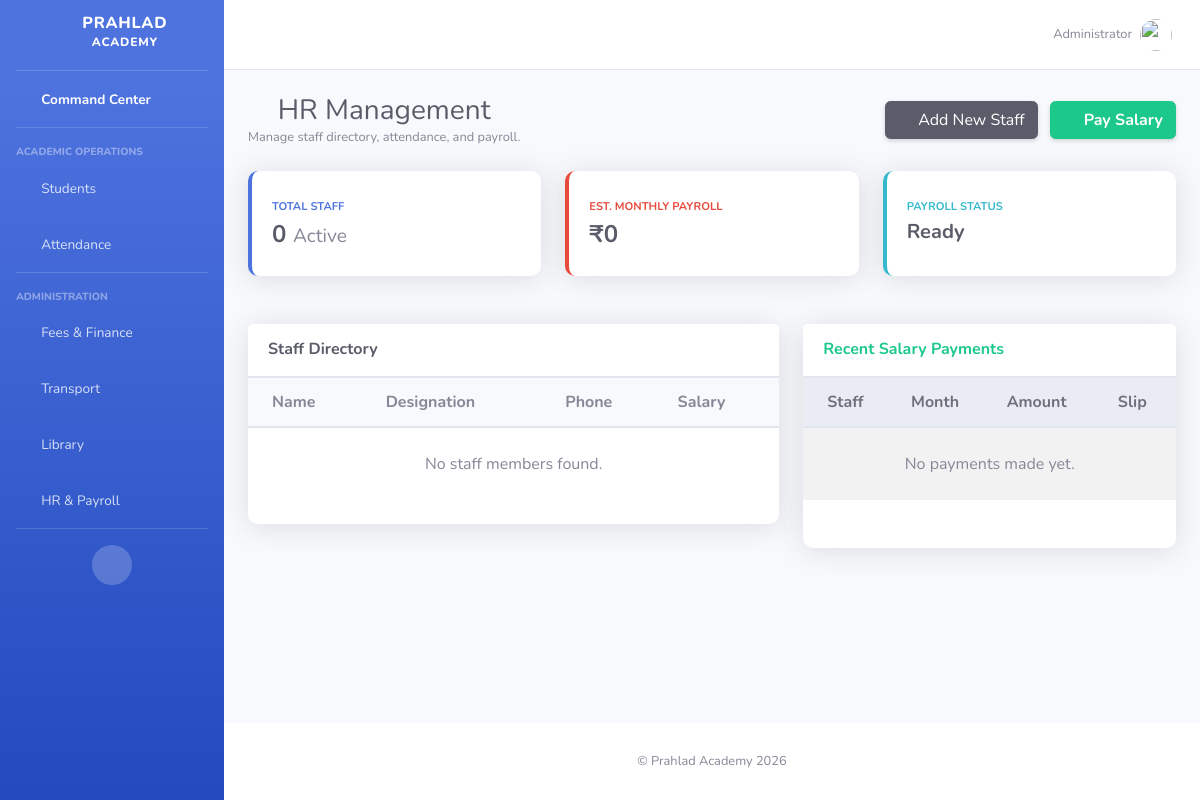
The app's page /hr/staff/ (signed in), older data.
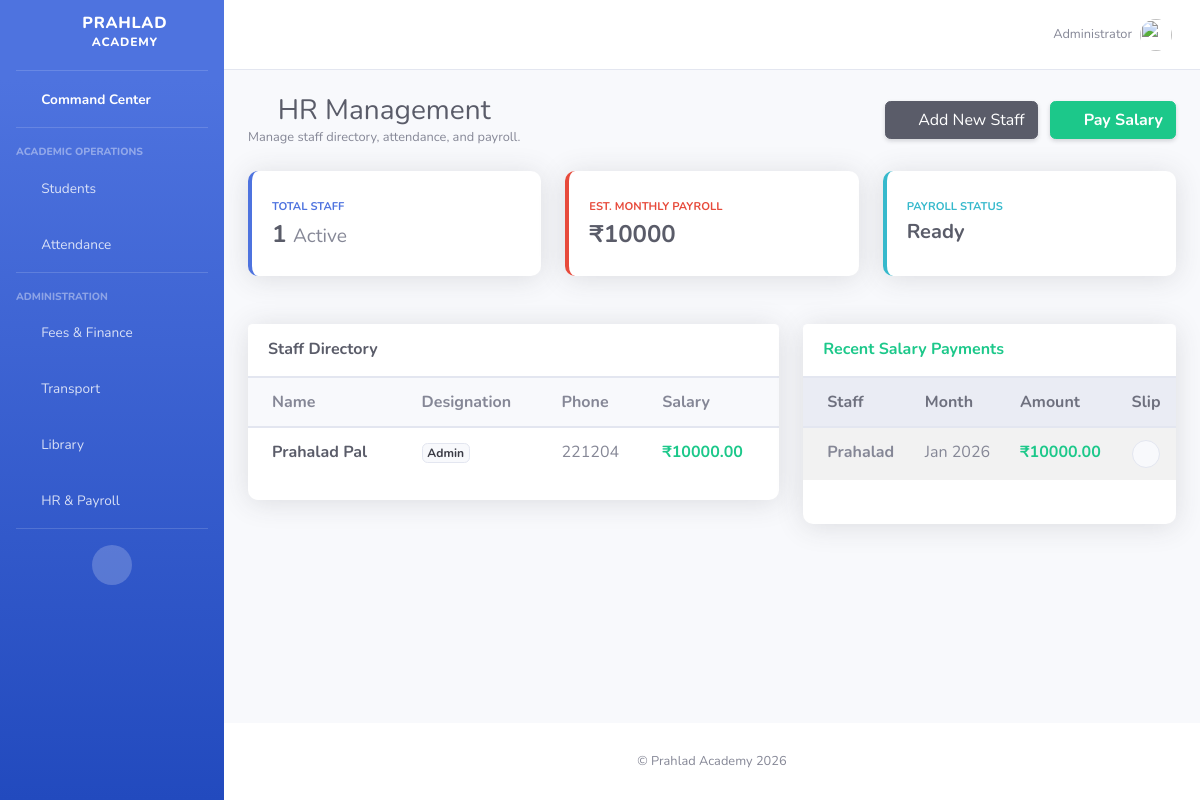
The same page, newer data.
### members/models.py (models this page shows, shortened)
class Staff(models.Model):
    school = models.ForeignKey(School, on_delete=models.CASCADE, null=True)
    first_name = models.CharField(max_length=100)
    last_name = models.CharField(max_length=100)
    email = models.EmailField(null=True)
    phone = models.CharField(max_length=15)
    designation = models.CharField(max_length=100)
    salary = models.DecimalField(max_digits=10, decimal_places=2, default=0)
    join_date = models.DateField()
    is_active = models.BooleanField(default=True)

class SalaryTransaction(models.Model):
    school = models.ForeignKey(School, on_delete=models.CASCADE, null=True)
    staff = models.ForeignKey(Staff, on_delete=models.CASCADE)
    amount_paid = models.DecimalField(max_digits=10, decimal_places=2)
    payment_date = models.DateField(default=date.today)
    month_year = models.CharField(max_length=50)
    payment_mode = models.CharField(max_length=20, choices=[('Cash', 'Cash'), ('Bank Transfer', 'Bank Transfer'), ('Cheque', 'Cheque')], default='Bank Transfer')
    remarks = models.CharField(max_length=200, blank=True)

### members/views.py (the view)
# urls.py: path('hr/staff/', views.staff_list, name='staff_list'),
@login_required
def staff_list(request):
    school = get_current_school(request)
    staff_members = Staff.objects.filter(school=school, is_active=True)
    salary_history = SalaryTransaction.objects.select_related('staff').filter(school=school).order_by('-payment_date')[:50]
    total_staff = staff_members.count()
    monthly_payroll_est = staff_members.aggregate(Sum('salary'))['salary__sum'] or 0
    context = {
        'staff_members': staff_members,
        'salary_history': salary_history,
        'total_staff': total_staff,
        'monthly_payroll_est': monthly_payroll_est
    }
    return render(request, 'hr_staff.html', context)

### members/utils.py (called while the page is built, shortened)
def get_current_school(request):
    if not request.user.is_authenticated:
        return None
    if request.user.is_superuser:
        return School.objects.first()

### members/templates/hr_staff.html (shortened to what the changed rows need)
{% extends "master.html" %}
{% load static %}
{% block content %}
<div class="d-sm-flex align-items-center justify-content-between mb-4">
    <div>
        <h1 class="h3 mb-0 text-gray-800"><i class="fas fa-briefcase text-dark mr-2"></i>HR Management</h1>
    </div>
</div>
<div class="row mb-4">
    <div class="col-xl-4 col-md-6 mb-4">
        <div class="card border-left-primary shadow h-100 py-2">
            <div class="card-body">
                <div class="row no-gutters align-items-center">
                    <div class="col mr-2">
                        <div class="text-xs font-weight-bold text-primary text-uppercase mb-1">Total Staff</div>
                        <div class="h4 mb-0 font-weight-bold text-gray-800">{{ total_staff }} <span class="small text-muted">Active</span></div>
                    </div>
                </div>
            </div>
        </div>
    </div>
    <div class="col-xl-4 col-md-6 mb-4">
        <div class="card border-left-danger shadow h-100 py-2">
            <div class="card-body">
                <div class="row no-gutters align-items-center">
                    <div class="col mr-2">
                        <div class="text-xs font-weight-bold text-danger text-uppercase mb-1">Est. Monthly Payroll</div>
                        <div class="h4 mb-0 font-weight-bold text-gray-800">₹{{ monthly_payroll_est }}</div>
                    </div>
                </div>
            </div>
        </div>
    </div>
</div>
<div class="row">
    <div class="col-lg-7 mb-4">
        <div class="card shadow mb-4 h-100">
            <div class="card-body p-0">
                <div class="table-responsive">
                    <table class="table table-hover mb-0">
                        <thead class="bg-light">
                            <tr>
                                <th class="pl-4">Name</th>
                                <th>Designation</th>
                                <th>Phone</th>
                                <th>Salary</th>
                            </tr>
                        </thead>
                        <tbody>
                            {% for s in staff_members %}
                            <tr>
                                <td class="pl-4 font-weight-bold text-dark">{{ s.first_name }} {{ s.last_name }}</td>
                                <td><span class="badge badge-light border">{{ s.designation }}</span></td>
                                <td>{{ s.phone }}</td>
                                <td class="text-success font-weight-bold">₹{{ s.salary }}</td>
                            </tr>
                            {% empty %}
                            <tr><td colspan="4" class="text-center py-4 text-muted">No staff members found.</td></tr>
                            {% endfor %}
                        </tbody>
                    </table>
                </div>
            </div>
        </div>
    </div>
    <div class="col-lg-5">
        <div class="card shadow h-100">
            <div class="card-body p-0">
                <div class="table-responsive" style="max-height: 400px; overflow-y: auto;">
                    <table class="table table-striped mb-0">
                        <thead class="thead-light sticky-top">
                            <tr>
                                <th class="pl-4">Staff</th>
                                <th>Month</th>
                                <th>Amount</th>
                                <th>Slip</th>
                            </tr>
                        </thead>
                        <tbody>
                            {% for t in salary_history %}
                            <tr>
                                <td class="pl-4 font-weight-bold">{{ t.staff.first_name }}</td>
                                <td>{{ t.month_year }}</td>
                                <td class="text-success font-weight-bold">₹{{ t.amount_paid }}</td>
                                <td>
                                    <a href="{% url 'salary_slip_pdf' t.id %}" target="_blank" class="btn btn-sm btn-circle btn-light border">
                                        <i class="fas fa-file-pdf text-danger"></i>
                                    </a>
                                </td>
                            </tr>
                            {% empty %}
                            <tr><td colspan="4" class="text-center py-4 text-muted">No payments made yet.</td></tr>
                            {% endfor %}
                        </tbody>
                    </table>
                </div>
            </div>
        </div>
    </div>
</div>
{% endblock %}

Row changes from the older to the newer data that the page shows:
added Staff: first_name "Prahalad", last_name "Pal", designation "Admin", phone "221204", salary "10000.00"
added SalaryTransaction: staff.first_name "Prahalad", month_year "Jan 2026", amount_paid "10000.00"
Text that changed along with them:
{{ total_staff }}: "0" → "1"
{{ monthly_payroll_est }}: "0" → "10000"
text no longer shown: "No staff members found. No payments made yet."
